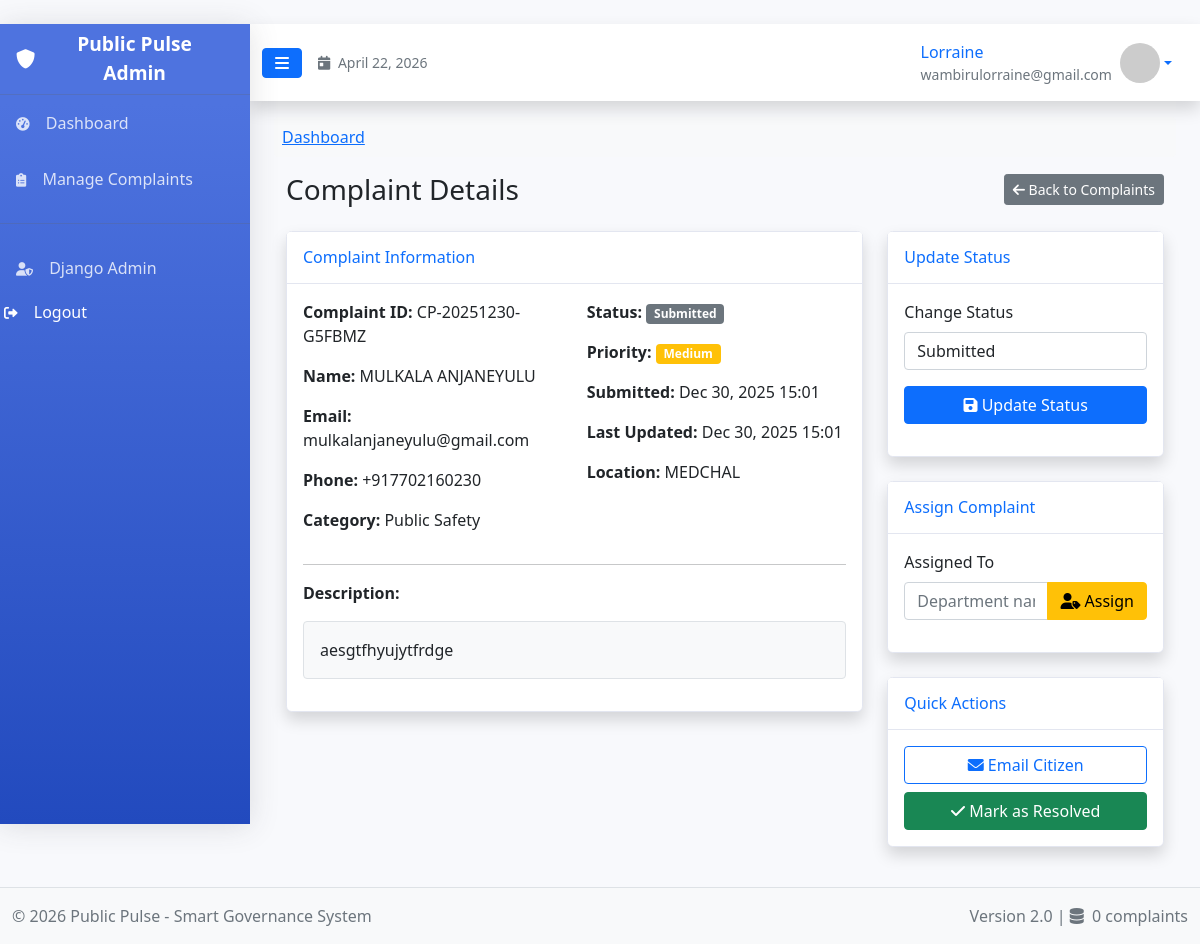
Page /pulse_admin/complaint/CP-20251230-G5FBMZ/ (signed in) on the committed database.
### complaints/models.py (models this page shows, shortened)
class Complaint(models.Model):
    PRIORITY_CHOICES = [
        ('High', 'High'),
        ('Medium', 'Medium'),
        ('Low', 'Low'),
    ]
    STATUS_CHOICES = [
        ('Submitted', 'Submitted'),
        ('In Progress', 'In Progress'),
        ('Resolved', 'Resolved'),
        ('Closed', 'Closed'),
    ]
    SENTIMENT_CHOICES = [
        ('Very Negative', 'Very Negative'),
        ('Negative', 'Negative'),
        ('Neutral', 'Neutral'),
        ('Positive', 'Positive'),
        ('Very Positive', 'Very Positive'),
    ]
    complaint_id = models.CharField(max_length=36, unique=True, editable=False, blank=True, null=True)
    uuid_id = models.UUIDField(default=uuid.uuid4, editable=False, blank=True, null=True)
    tracking_id = models.CharField(max_length=50, unique=True, editable=False, blank=True, null=True)
    readable_id = models.CharField(max_length=50, unique=True, blank=True, null=True)
    user = models.ForeignKey(User, on_delete=models.CASCADE, null=True, blank=True)
    name = models.CharField(max_length=100)
    email = models.EmailField()
    phone = models.CharField(max_length=15, blank=True, null=True)
    address = models.TextField(blank=True, null=True)
    category = models.CharField(max_length=100)
    department = models.ForeignKey(Department, on_delete=models.CASCADE, null=True, blank=True)
    sub_category = models.CharField(max_length=100, blank=True, null=True)
    details = models.TextField()
    city = models.CharField(max_length=100)
    pincode = models.CharField(max_length=10, blank=True, null=True)
    image = models.ImageField(upload_to='complaint_images/', blank=True, null=True)
    ai_category = models.CharField(max_length=100, blank=True, null=True)
    ai_priority = models.CharField(max_length=20, choices=PRIORITY_CHOICES, blank=True, null=True)
    ai_sentiment = models.CharField(max_length=20, choices=SENTIMENT_CHOICES, blank=True, null=True)
    ai_confidence = models.CharField(max_length=10, blank=True, null=True)
    status = models.CharField(max_length=20, choices=STATUS_CHOICES, default='Submitted')
    assigned_to = models.CharField(max_length=100, blank=True, null=True)
    resolution_details = models.TextField(blank=True, null=True)
    created_at = models.DateTimeField(auto_now_add=True)
    updated_at = models.DateTimeField(auto_now=True)
    class Meta:
        ordering = ['-created_at']
        verbose_name = 'Complaint'
        verbose_name_plural = 'Complaints'

### pulse_admin/views.py (the view, shortened to what this page needs)
# urls.py: path('complaint/<str:complaint_id>/', views.complaint_detail, name='complaint_detail'),
@staff_member_required
def complaint_detail(request, complaint_id):
    complaint = get_object_or_404(Complaint, complaint_id=complaint_id)
    return render(request, 'pulse_admin/complaint_detail.html', {'complaint': complaint})

### templates/pulse_admin/complaint_detail.html (shortened to what this page needs)
﻿{% extends 'pulse_admin/base.html' %}
{% block admin_content %}
<div class="container-fluid">
    <div class="d-sm-flex align-items-center justify-content-between mb-4">
        <h1 class="h3 mb-0 text-gray-800">Complaint Details</h1>
        <a href="{% url 'pulse_admin:manage_complaints' %}" class="btn btn-secondary btn-sm">
            <i class="fas fa-arrow-left"></i> Back to Complaints
        </a>
    </div>
    <div class="row">
        <div class="col-lg-8">
            <div class="card shadow mb-4">
                <div class="card-header py-3">
                    <h6 class="m-0 font-weight-bold text-primary">Complaint Information</h6>
                </div>
                <div class="card-body">
                    <div class="row">
                        <div class="col-md-6">
                            <p><strong>Complaint ID:</strong> {{ complaint.complaint_id }}</p>
                            <p><strong>Name:</strong> {{ complaint.name|default:"Not provided" }}</p>
                            <p><strong>Email:</strong> {{ complaint.email|default:"Not provided" }}</p>
                            <p><strong>Phone:</strong> {{ complaint.phone|default:"Not provided" }}</p>
                            <p><strong>Category:</strong> {{ complaint.category|default:"General" }}</p>
                        </div>
                        <div class="col-md-6">
                            <p><strong>Status:</strong>
                                <span class="badge
                                    {% if complaint.status == 'Resolved' %}bg-success
                                    {% elif complaint.status == 'In Progress' %}bg-info
                                    {% elif complaint.status == 'Submitted' %}bg-secondary
                                    {% else %}bg-dark{% endif %}">
                                    {{ complaint.status|default:"Submitted" }}
                                </span>
                            </p>
                            <p><strong>Priority:</strong>
                                <span class="badge
                                    {% if complaint.ai_priority == 'High' %}bg-danger
                                    {% elif complaint.ai_priority == 'Medium' %}bg-warning
                                    {% else %}bg-success{% endif %}">
                                    {{ complaint.ai_priority|default:"Medium" }}
                                </span>
                            </p>
                            <p><strong>Submitted:</strong> {{ complaint.created_at|date:"M d, Y H:i" }}</p>
                            <p><strong>Last Updated:</strong> {{ complaint.updated_at|date:"M d, Y H:i" }}</p>
                            <p><strong>Location:</strong> {{ complaint.city|default:"Not specified" }}</p>
                        </div>
                    </div>
                    <hr>
                    <div class="row">
                        <div class="col-12">
                            <p><strong>Description:</strong></p>
                            <p class="border p-3 bg-light rounded">{{ complaint.details|default:"No description provided" }}</p>
                        </div>
                    </div>
                </div>
            </div>
        </div>
        <div class="col-lg-4">
            <div class="card shadow mb-4">
                <div class="card-header py-3">
                    <h6 class="m-0 font-weight-bold text-primary">Update Status</h6>
                </div>
                <div class="card-body">
                    <form method="post">
                        <div class="mb-3">
                            <label class="form-label">Change Status</label>
                            <select name="status" class="form-control">
                                <option value="Submitted" {% if complaint.status == 'Submitted' %}selected{% endif %}>Submitted</option>
                            </select>
                        </div>
                        <button type="submit" class="btn btn-primary w-100">
                            <i class="fas fa-save"></i> Update Status
                        </button>
                    </form>
                </div>
            </div>
            <div class="card shadow mb-4">
                <div class="card-header py-3">
                    <h6 class="m-0 font-weight-bold text-primary">Assign Complaint</h6>
                </div>
                <div class="card-body">
                    <form id="assignForm">
                        <div class="mb-3">
                            <label class="form-label">Assigned To</label>
                            <div class="input-group">
                                <input type="text" id="assignedTo" class="form-control" placeholder="Department name" value="{{ complaint.assigned_to|default:'' }}">
                                <button type="button" class="btn btn-warning" onclick="assignComplaint()">
                                    <i class="fas fa-user-tag"></i> Assign
                                </button>
                            </div>
                        </div>
                    </form>
                </div>
            </div>
            <div class="card shadow mb-4">
                <div class="card-header py-3">
                    <h6 class="m-0 font-weight-bold text-primary">Quick Actions</h6>
                </div>
                <div class="card-body">
                    <a href="mailto:{{ complaint.email }}" class="btn btn-outline-primary w-100 mb-2">
                        <i class="fas fa-envelope"></i> Email Citizen
                    </a>
                    {% if complaint.status != 'Resolved' %}
                    <button onclick="resolveComplaint()" class="btn btn-success w-100">
                        <i class="fas fa-check"></i> Mark as Resolved
                    </button>
                    {% endif %}
                </div>
            </div>
        </div>
    </div>
</div>
{% endblock %}

### templates/pulse_admin/base.html (shortened to what this page needs)
<!DOCTYPE html>
<html lang="en">
<head>
    <link href="https://cdn.jsdelivr.net/npm/bootstrap@5.1.3/dist/css/bootstrap.min.css" rel="stylesheet">
    <link rel="stylesheet" href="https://cdnjs.cloudflare.com/ajax/libs/font-awesome/6.0.0/css/all.min.css">
    <link href="https://cdn.jsdelivr.net/npm/bootstrap-icons@1.8.1/font/bootstrap-icons.css" rel="stylesheet">
</head>
<body>
    <nav class="sidebar" id="sidebar">
        <div class="sidebar-brand d-flex align-items-center">
            <div class="sidebar-brand-icon">
                <i class="fas fa-shield-alt text-white"></i>
            </div>
            <div class="sidebar-brand-text mx-3 text-white">Public Pulse Admin</div>
        </div>
        <hr class="sidebar-divider my-0" style="border-top: 1px solid rgba(255,255,255,.3);">
        <div class="sidebar-nav">
            <ul class="navbar-nav">
                <li class="nav-item {% if request.resolver_match.url_name == 'dashboard' or request.resolver_match.url_name == 'admin_dashboard' %}active{% endif %}">
                    <a class="nav-link" href="{% url 'pulse_admin:dashboard' %}">
                        <i class="fas fa-tachometer-alt"></i>
                        <span>Dashboard</span>
                    </a>
                </li>
                <li class="nav-item {% if 'complaint' in request.resolver_match.url_name or request.resolver_match.url_name == 'manage_complaints' %}active{% endif %}">
                    <a class="nav-link" href="{% url 'pulse_admin:manage_complaints' %}">
                        <i class="fas fa-clipboard-list"></i>
                        <span>Manage Complaints</span>
                    </a>
                </li>
                <hr class="sidebar-divider" style="border-top: 1px solid rgba(255,255,255,.3);">
                <li class="nav-item">
                    <a class="nav-link" href="/admin/" target="_blank">
                        <i class="fas fa-user-shield"></i>
                        <span>Django Admin</span>
                    </a>
                </li>
                <li class="nav-item">
                    <form method="POST" action="{% url 'admin:logout' %}" class="d-inline">
                        <button type="submit" class="nav-link btn btn-link text-white border-0 bg-transparent p-1">
                            <i class="fas fa-sign-out-alt"></i>
                            <span>Logout</span>
                        </button>
                    </form>
                </li>
            </ul>
        </div>
    </nav>
    <div id="page-content-wrapper">
        <nav class="navbar navbar-expand-lg navbar-light bg-white shadow">
            <div class="container-fluid">
                <button class="btn btn-primary me-3" id="sidebarToggle">
                    <i class="fas fa-bars"></i>
                </button>
                <div class="navbar-text me-3 d-none d-md-block">
                    <small class="text-muted">
                        <i class="fas fa-calendar-day me-1"></i>
                        {% now "F j, Y" %}
                    </small>
                </div>
                <div class="dropdown ms-auto">
                    <a class="nav-link dropdown-toggle d-flex align-items-center" href="#" role="button" id="userDropdown" data-bs-toggle="dropdown">
                        <div class="me-2 d-none d-lg-inline text-gray-600">
                            {{ user.get_full_name|default:user.username }}
                            <small class="d-block text-muted">{{ user.email }}</small>
                        </div>
                        <img class="img-profile rounded-circle" src="https://ui-avatars.com/api/?name={{ user.username }}&background=4e73df&color=ffffff&size=40" alt="{{ user.username }}" width="40" height="40">
                    </a>
                </div>
            </div>
        </nav>
        <div class="container-fluid px-4 py-3">
            <nav aria-label="breadcrumb" class="mb-3">
                <ol class="breadcrumb bg-light p-2 rounded">
                    <li class="breadcrumb-item"><a href="{% url 'pulse_admin:dashboard' %}">Dashboard</a></li>
                </ol>
            </nav>
            {% block admin_content %}{% endblock %}
        </div>
    </div>
    <footer class="footer mt-auto py-3 bg-light border-top">
        <div class="container-fluid">
            <div class="row align-items-center">
                <div class="col-md-6 text-center text-md-start">
                    <span class="text-muted">
                        &copy; {% now "Y" %} Public Pulse - Smart Governance System
                    </span>
                </div>
                <div class="col-md-6 text-center text-md-end">
                    <span class="text-muted">
                        Version 2.0 |
                        <i class="fas fa-database me-1"></i> {{ total_complaints|default:"0" }} complaints
                    </span>
                </div>
            </div>
        </div>
    </footer>
</body>
</html>

### templates/pulse_admin/base.html (style rules this page uses)
body { background-color: #f8f9fc; font-family: 'Segoe UI', Tahoma, Geneva, Verdana, sans-serif; }
.sidebar { min-height: 100vh; background: linear-gradient(180deg, #4e73df 10%, #224abe 100%); box-shadow: 0 0.15rem 1.75rem 0 rgba(58, 59, 69, 0.15); width: 250px; transition: all 0.3s; position: fixed; z-index: 1000; }
.sidebar-brand { height: 70px; text-decoration: none; font-size: 1.2rem; font-weight: 800; padding: 1.5rem 1rem; text-align: center; color: white; display: flex; align-items: center; justify-content: center; }
.sidebar .nav-item { position: relative; }
.sidebar .nav-item .nav-link { display: block; padding: 1rem; color: rgba(255,255,255,.8); text-decoration: none; transition: all 0.3s; }
.sidebar .nav-item .nav-link i { font-size: 0.85rem; margin-right: 0.75rem; }
.card { border: 1px solid #e3e6f0; border-radius: 0.35rem; box-shadow: 0 0.15rem 1.75rem 0 rgba(58, 59, 69, 0.15); }
.card .card-header { border-bottom: 1px solid #e3e6f0; background-color: #fff; font-weight: 700; }
.navbar { box-shadow: 0 0.15rem 1.75rem 0 rgba(58, 59, 69, 0.15); }
#page-content-wrapper { margin-left: 250px; transition: margin-left 0.3s; min-height: 100vh; }

### rows in the picture
Complaint: complaint_id "CP-20251230-G5FBMZ", name "MULKALA ANJANEYULU", email "mulkalanjaneyulu@gmail.com", phone "+917702160230", category "Public Safety", status "Submitted", ai_priority "Medium", created_at "Dec 30, 2025 15:01", updated_at "Dec 30, 2025 15:01", city "MEDCHAL", details "aesgtfhyujytfrdge"

### other values in the picture
{{ user.get_full_name|default:user.username }} "Lorraine"
{{ user.email }} "wambirulorraine@gmail.com"
{{ total_complaints|default:"0" }} "0"
